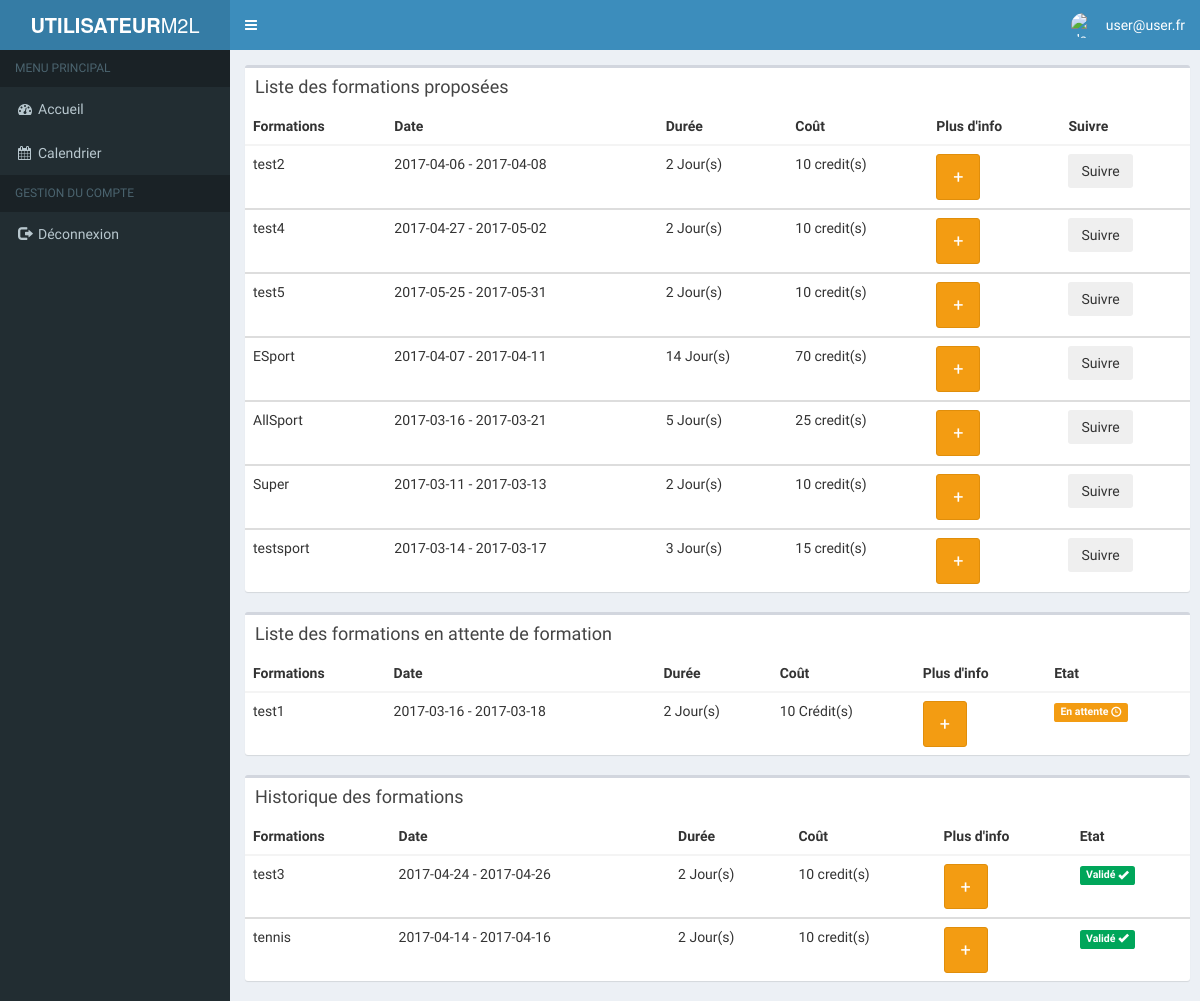
Screenshot of /M2L (signed in) with the database file from the repository.
### tables this page shows
CREATE TABLE `formation` (
  `id_f` int(11) NOT NULL,
  `libelle` varchar(25) DEFAULT NULL,
  `contenu` varchar(255) DEFAULT NULL,
  `date_d` date NOT NULL,
  `date_f` date NOT NULL,
  `NbJour` int(2) DEFAULT NULL,
  `credits` int(3) DEFAULT NULL,
  `id_p` int(11) DEFAULT NULL,
  `id_a` int(11) NOT NULL
);

CREATE TABLE `suivre` (
  `etat` varchar(25) DEFAULT NULL,
  `id_s` int(11) NOT NULL,
  `id_f` int(11) NOT NULL
);

### M2L/Models/accueil.php (called while the page is built, shortened)
<?php
function getForm($id)
{
	global $bdd;
	$req = $bdd->prepare('SELECT * FROM formation f WHERE NOT EXISTS (SELECT * FROM suivre s WHERE f.id_f = s.id_f and s.id_s like :id)');
	$req->bindValue(':id',$id,PDO::PARAM_INT);
	$req->execute();
	while($data = $req->fetchAll())
	{
		return $data;
	}
}
function getFormAtt($id)
{
    global $bdd;
	$req = $bdd->prepare("select * from formation f, suivre s where f.id_f = s.id_f and s.id_s = :id and s.etat='En attente'");
	$req->bindValue(':id',$id,PDO::PARAM_INT);
	$req->execute();
	while($data = $req->fetchAll())
	{
		return $data;
	}
}
function getHisto($id)
{
	global $bdd;
	$req = $bdd->prepare("select * from formation f, suivre s where f.id_f = s.id_f and s.id_s = :id  and (s.etat='Validé' or s.etat ='Refusé')");
	$req->bindValue(':id',$id,PDO::PARAM_INT);
	$req->execute();
	while($data = $req->fetchAll())
	{
		return $data;
	}
}
?>

### M2L/Views/accueil.php (the view, shortened to what this page needs)
<div class="container">
       <div class="row">
           <div class="col-md-10">
               <div class="box">
                   <div class="box-header">
                       <h3 class="box-title">Liste des formations proposées</h3>
                   </div>
                   <div class="box-body table-responsive no-padding">
                       <table class="table table-hover">
                                   <thead>
                                     <tr>
                                       <th>Formations</th>
                                       <th>Date</th>
                                       <th>Durée</th>
                                       <th>Coût</th>
                                       <th>Plus d'info</th>
                                       <th>Suivre</th>
                                     </tr>
                                   </thead><i></i>
               <?php
               foreach ($Form as $key => $value)
               {
                           $Suivre = '<form method="post">
                                   <button type="submit" class="btn" name="Suivre" >
                                       <span>Suivre</span>
                                   </button>
                                   <input name="idForm" type="hidden" value="'.$value['id_f'].'" >
                               </form>';
                       echo('
                           <tbody>
                               <tr>
                                  <td>'.$value["libelle"].'</td>
                                  <td>'.$value['date_d'].' - '.$value['date_f'].'</td>
                                  <td>'.$value['NbJour'].' Jour(s)</td>
                                  <td>'.$value['credits'].' credit(s)</td>
                                  <td>
                                   <button type="button" class="btn btn-warning btn-lg" data-toggle="modal" data-target="#'.$value['id_f'].'">+</button>
                                   <div class="modal fade" id='.$value['id_f'].' role="dialog">
                                       <div class="modal-dialog">
                                           <div class="modal-content">
                                               <div class="modal-header">
                                                   <button type="button" class="close" data-dismiss="modal">&times;</button>
                                                   <h4 class="modal-title">'.$value['libelle'].'</h4>
                                               </div>
                                               <div class="modal-body">
                                                   <h4 class="modalContent">Le : '.$value['date_d'].' - '.$value['date_f'].'</h4>
                                                   <h4 class="modalContent">Durée : '.$value['NbJour'].' Jour(s)</h4>
                                                   <h4 class="modalContent">Coût : '.$value['credits'].' Crédit(s)</h4>
                                                   <h4 class="modalContent">Adresse :<h5 class="modalContent">todo</h5></h4>
                                                   <h5 class="modalContent">Description:'.$value['contenu'].'</h5>
                                               </div>
                                           </div>
                                       </div>
                                   </div>
                                  </td>
                                   <td>'.$Suivre.'</td>
                               </tr>
                           </tbody>');
               }
               ?>
                       </table>
                   </div>
               </div>
                   <div class="box">
                       <div class="box-header">
                           <h3 class="box-title">Liste des formations en attente de formation</h3>
                       </div>
                       <div class="box-body table-responsive no-padding">
                           <table class="table table-hover">
                                   <thead>
                                     <tr>
                                       <th>Formations</th>
                                       <th>Date</th>
                                       <th>Durée</th>
                                       <th>Coût</th>
                                       <th>Plus d'info</th>
                                       <th>Etat</th>
                                     </tr>
                                   </thead><i></i>
               <?php
               if (isset($FormAtt)) {
                   foreach ($FormAtt as $key => $value)
               {
                       echo('
                           <tbody>
                               <tr>
                                  <td>'.$value["libelle"].'</td>
                                  <td>'.$value['date_d'].' - '.$value['date_f'].'</td>
                                  <td>'.$value['NbJour'].' Jour(s)</td>
                                  <td>'.$value['credits'].' Crédit(s)</td>
                                  <td>
                                   <button type="button" class="btn btn-warning btn-lg" data-toggle="modal" data-target="#'.$value['id_f'].'">+</button>
                                   <div class="modal fade" id='.$value['id_f'].' role="dialog">
                                       <div class="modal-dialog">
                                           <div class="modal-content">
                                               <div class="modal-header">
                                                   <button type="button" class="close" data-dismiss="modal">&times;</button>
                                                   <h4 class="modal-title">'.$value['libelle'].'</h4>
                                               </div>
                                               <div class="modal-body">
                                                   <h4 class="modalContent">Le : '.$value['date_d'].' - '.$value['date_f'].'</h4>
                                                   <h4 class="modalContent">Durée : '.$value['NbJour'].' Jour(s)</h4>
                                                   <h4 class="modalContent">Coût : '.$value['credits'].' Crédit(s)</h4>
                                                   <h4 class="modalContent">Adresse :<h5 class="modalContent">todo</h5></h4>
                                                   <h5 class="modalContent">Description:'.$value['contenu'].'</h5>
                                               </div>
                                           </div>
                                       </div>
                                   </div>
                                  </td>
                                   <td><span class="label label-warning">'.$value['etat'].' <i class="glyphicon glyphicon-time"></i></span></td>
                               </tr>
                           </tbody>');
                   }
               }
               else{
                   echo('<tbody><tr><td>Aucune formation en attente</td></tr></tbody>');
               }
               ?>
               </table>
           </div>
       </div>
                       <div class="box">
                           <div class="box-header">
                               <h3 class="box-title">Historique des formations</h3>
                           </div>
                           <div class="box-body table-responsive no-padding">
                               <table class="table table-hover">
                                   <thead>
                                     <tr>
                                       <th>Formations</th>
                                       <th>Date</th>
                                       <th>Durée</th>
                                       <th>Coût</th>
                                       <th>Plus d'info</th>
                                       <th>Etat</th>
                                     </tr>
                                   </thead><i></i>
               <?php
               if (isset($FormHisto)) {
                   foreach ($FormHisto as $key => $value)
               {
                   if($value['etat'] == "Validé")
                                {
                                    $etat = '<span class="label label-success">'.$value['etat'].' <i class="glyphicon glyphicon-ok"></i></span>';
                                }
                                elseif($value['etat'] == "Refusé")
                                {
                                   $etat = '<span class="label label-danger">'.$value['etat'].' <i class="glyphicon glyphicon-remove"></i></span>';
                                }
                       echo('
                           <tbody>
                               <tr>
                                  <td>'.$value["libelle"].'</td>
                                  <td>'.$value['date_d'].' - '.$value['date_f'].'</td>
                                  <td>'.$value['NbJour'].' Jour(s)</td>
                                  <td>'.$value['credits'].' credit(s)</td>
                                  <td>
                                   <button type="button" class="btn btn-warning btn-lg" data-toggle="modal" data-target="#'.$value['id_f'].'">+</button>
                                   <div class="modal fade" id='.$value['id_f'].' role="dialog">
                                       <div class="modal-dialog">
                                           <div class="modal-content">
                                               <div class="modal-header">
                                                   <button type="button" class="close" data-dismiss="modal">&times;</button>
                                                   <h4 class="modal-title">'.$value['libelle'].'</h4>
                                               </div>
                                               <div class="modal-body">
                                                   <h4 class="modalContent">Le : '.$value['date_d'].' - '.$value['date_f'].'</h4>
                                                   <h4 class="modalContent">Durée : '.$value['NbJour'].' Jour(s)</h4>
                                                   <h4 class="modalContent">Coût : '.$value['credits'].' Crédit(s)</h4>
                                                   <h4 class="modalContent">Adresse :<h5 class="modalContent">todo</h5></h4>
                                                   <h5 class="modalContent">Description:'.$value['contenu'].'</h5>
                                               </div>
                                           </div>
                                       </div>
                                   </div>
                                  </td>
                                   <td>'.$etat.'</td>
                               </tr>
                           </tbody>');
                   }
               }
               else{
                   echo('<tbody><tr><td>Aucune formation antérieure</td></tr></tbody>');
               }
               ?>
               </table>
</div>
</div>
           </div>
       </div>
   </div>

### rows the page displays
formation: libelle "test2", date_d "2017-04-06", date_f "2017-04-08", NbJour "2", credits "10"
formation: libelle "test4", date_d "2017-04-27", date_f "2017-05-02", NbJour "2", credits "10"
formation: libelle "test5", date_d "2017-05-25", date_f "2017-05-31", NbJour "2", credits "10"
formation: libelle "ESport", date_d "2017-04-07", date_f "2017-04-11", NbJour "14", credits "70"
formation: libelle "AllSport", date_d "2017-03-16", date_f "2017-03-21", NbJour "5", credits "25"
formation: libelle "Super", date_d "2017-03-11", date_f "2017-03-13", NbJour "2", credits "10"
formation: libelle "testsport", date_d "2017-03-14", date_f "2017-03-17", NbJour "3", credits "15"
suivre: id_f.libelle "test1", id_f.date_d "2017-03-16", id_f.date_f "2017-03-18", id_f.NbJour "2", id_f.credits "10", etat "En attente"
suivre: id_f.libelle "test3", id_f.date_d "2017-04-24", id_f.date_f "2017-04-26", id_f.NbJour "2", id_f.credits "10", etat "Validé"
suivre: id_f.libelle "tennis", id_f.date_d "2017-04-14", id_f.date_f "2017-04-16", id_f.NbJour "2", id_f.credits "10", etat "Validé"

### other values shown
$_SESSION['auth']['mail'] "user@user.fr"
